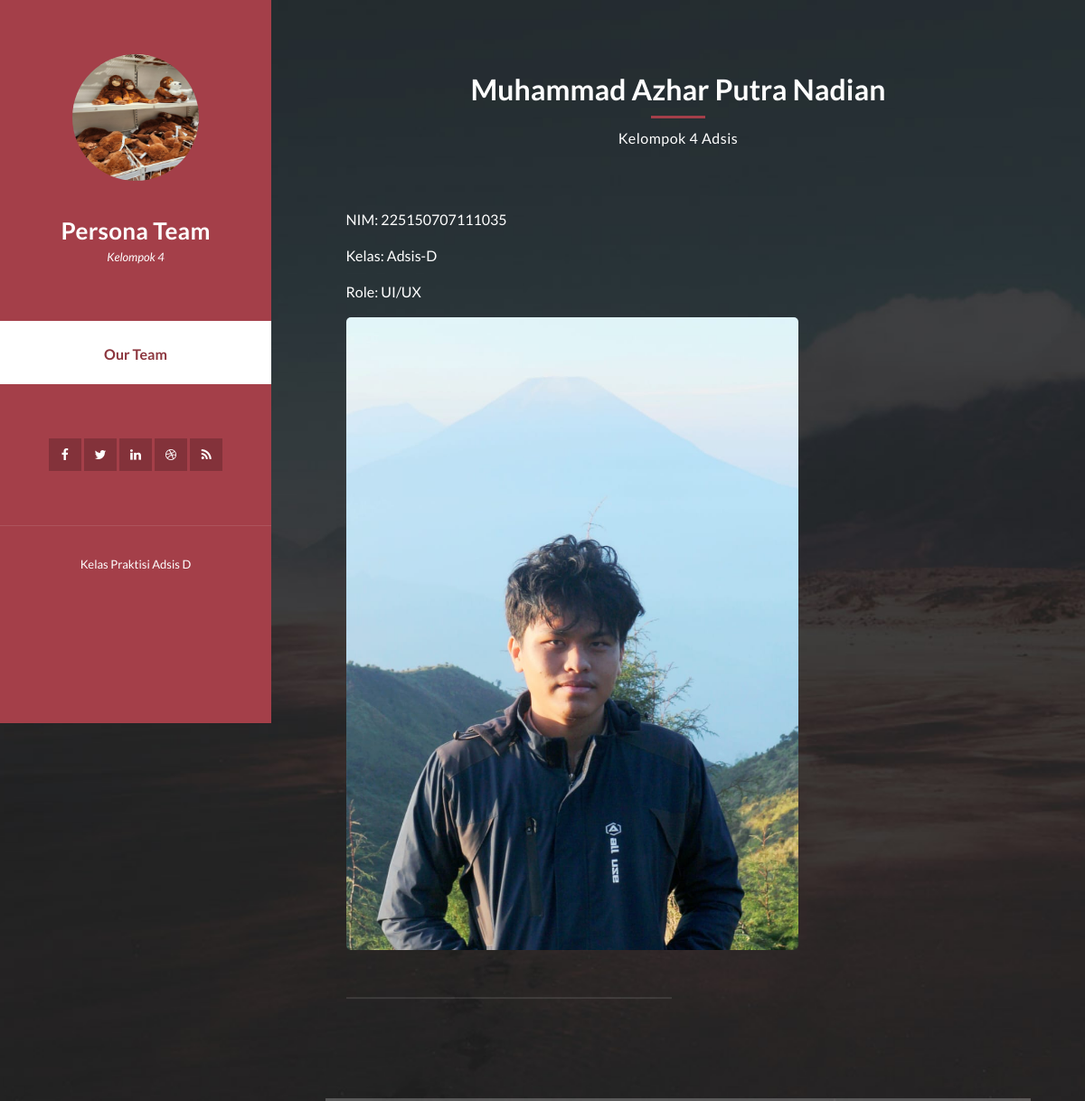
The app's page /team/1/ with its own data.
### apart/models.py (models this page shows, shortened)
class TeamMember(models.Model):
    nama = models.CharField(max_length=100)
    NIM = models.CharField(max_length=15)
    kelas = models.CharField(max_length=10)
    role = models.CharField(max_length=50)
    image = models.ImageField(upload_to='team_images/', blank=True, null=True)

### apart/views.py (the view)
# urls.py: path('team/<int:id_team>/', views.team_detail, name='team_detail'),
def team_detail(request, id_team):
    member = get_object_or_404(TeamMember, id=id_team)
    members = [member]
    return render(request, 'team_detail.html', {'members': members})

### templates/team_detail.html (shortened to what this page needs)
{% load static %}
<!DOCTYPE html>
<html lang="en">
  <head>
    <link href="{% static 'vendor/bootstrap/css/bootstrap.min.css' %}" rel="stylesheet" />
    <link rel="stylesheet" href="{% static 'assets/css/fontawesome.css' %}" />
    <link rel="stylesheet" href="{% static 'assets/css/templatemo-style.css' %}" />
    <link rel="stylesheet" href="{% static 'assets/css/owl.css' %}" />
    <link rel="stylesheet" href="{% static 'assets/css/lightbox.css' %}" />
  </head>
  <body>
    <div id="page-wraper">
      <div class="responsive-nav">
        <div id="menu" class="menu">
          <div class="container">
            <div class="image">
              <a href="#"><img src="{% static 'assets/images/pp.jpeg' %}" alt="" /></a>
            </div>
            <div class="author-content">
              <h4>Persona Team</h4>
              <span>Kelompok 4</span>
            </div>
            <nav class="main-nav" role="navigation">
              <ul class="main-menu">
                <li><a href="#section1">Our Team</a></li>
              </ul>
            </nav>
            <div class="social-network">
              <ul class="soial-icons">
                <li>
                  <a href="https://fb.com/templatemo"><i class="fa fa-facebook"></i></a>
                </li>
                <li>
                  <a href="#"><i class="fa fa-twitter"></i></a>
                </li>
                <li>
                  <a href="#"><i class="fa fa-linkedin"></i></a>
                </li>
                <li>
                  <a href="#"><i class="fa fa-dribbble"></i></a>
                </li>
                <li>
                  <a href="#"><i class="fa fa-rss"></i></a>
                </li>
              </ul>
            </div>
            <div class="copyright-text">
              <p>Kelas Praktisi Adsis D</p>
            </div>
          </div>
        </div>
      </div>
      <section class="section my-work" data-section="section3">
        <div class="container">
            <ul>
                {% for member in members %}
                    <div class="section-heading">
                        <h2>{{ member.nama }}</h2>
                        <div class="line-dec"></div>
                        <span>Kelompok 4 Adsis</span>
                    </div>
                    <div class="isotope-box">
                        <div class="isotope-item" data-type="ui/ux">
                                <li>
                                    <p>NIM: {{ member.NIM }}</p>
                                    <p>Kelas: {{ member.kelas }}</p>
                                    <p>Role: {{ member.role }}</p>
                                    {% if member.image %}
                                    <figure class="snip1321">
                                    </figure>
                                    {% endif %}
                                </li>
                            {% endfor %}
                        </div>
                    </div>
                </ul>
        </div>
        </div>
  </body>
</html>

### records on screen
TeamMember: nama "Muhammad Azhar Putra Nadian", NIM "225150707111035", kelas "Adsis-D", role "UI/UX"
